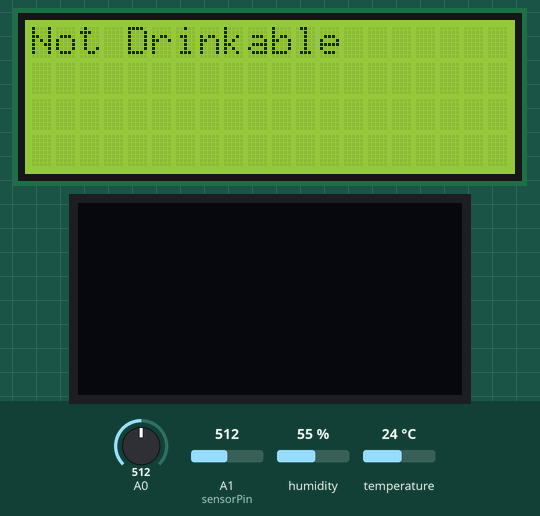
Simulated run of this sketch. Board: Arduino Uno, built with avr-gcc and run on an emulated ATmega328P. On the bench: 20×4 character LCD, 128×64 one-colour display. The inputs (shaded band) are chosen by the test bench; at power-on: A0 = 512, A1 (sensorPin) = 512, humidity 55 %, temperature 24 °C. What the sketch prints to the serial monitor is not drawn.

Above: at 1.6 s.

The sketch:

SensorLab_Mini-Project2024.ino.ino
```cpp
#include <Wire.h>
#include <Adafruit_GFX.h>
#include <Adafruit_SSD1306.h>
#include "DHT.h"
#include <LiquidCrystal_I2C.h>

LiquidCrystal_I2C lcd(0x27, 20, 4);  // Change the I2C address (0x27) if necessary

float calibration_value = 23.34;
int phval = 0;
unsigned long int avgval;
int buffer_arr[10], temp;

float ph_act;

#define SCREEN_WIDTH 128
#define SCREEN_HEIGHT 64
#define OLED_RESET -1

Adafruit_SSD1306 display(SCREEN_WIDTH, SCREEN_HEIGHT, &Wire, OLED_RESET);

unsigned long previousMillis = 0;
const long interval = 500L; // Interval in milliseconds

#define SERIAL Serial
#define sensorPin A1
#define DHTPIN 4
#define DHTTYPE DHT11

DHT dht(DHTPIN, DHTTYPE);
int sensorValue = 0;
float tdsValue = 0;
float Voltage = 0;

void setup() {
    SERIAL.begin(9600);
    previousMillis = millis();
    dht.begin();
    Wire.begin();
  lcd.init();                      // Initialize the LCD
  lcd.backlight();                 // Turn on the backlight
  Serial.begin(9600);
  display.begin(SSD1306_SWITCHCAPVCC, 0x3C);
  display.clearDisplay();
  display.setTextColor(WHITE);

  // Initialize previousMillis to the current time
  previousMillis = millis();
}

void loop() {
    sensorValue = analogRead(sensorPin);
    Voltage = sensorValue * 5.0 / 1024.0;
    tdsValue = (133.42 / Voltage * Voltage * Voltage - 255.86 * Voltage * Voltage + 857.39 * Voltage) * 0.5;

    float h = dht.readHumidity();
    float t = dht.readTemperature();
    float f = dht.readTemperature(true);
    float hif = dht.computeHeatIndex(f, h);
    float hic = dht.computeHeatIndex(t, h, false);

    unsigned long currentMillis = millis();

    if (currentMillis - previousMillis >= interval) {
        previousMillis = currentMillis;

        for (int i = 0; i < 10; i++) {
            buffer_arr[i] = analogRead(A0);
            delay(30);
        }

        for (int i = 0; i < 9; i++) {
            for (int j = i + 1; j < 10; j++) {
                if (buffer_arr[i] > buffer_arr[j]) {
                    temp = buffer_arr[i];
                    buffer_arr[i] = buffer_arr[j];
                    buffer_arr[j] = temp;
                }
            }
        }

        avgval = 0;
        for (int i = 2; i < 8; i++)
            avgval += buffer_arr[i];

        float volt = (float)avgval * 5.0 / 1024 / 6;

        ph_act = -5.70 * volt + calibration_value;

        delay(500);
        Serial.print("Voltage: ");
        Serial.println(volt);
        Serial.print("pH Value: ");
        Serial.println(ph_act);
        Serial.print("TDS Value = ");
        Serial.print(tdsValue);
        Serial.println(" ppm");
        Serial.print(F("Humidity: "));
        Serial.print(h);
        Serial.print(F("%  Temperature: "));
        Serial.print(t);
        Serial.print(F("°C "));
        Serial.print(f);
        Serial.print(F("°F  Heat index: "));
        Serial.print(hic);
        Serial.print(F("°C "));
        Serial.print(hif);
        Serial.println(F("°F"));
        Serial.println();

        // Check if pH is suitable for drinking water
        if (ph_act >= 6.5 && ph_act <= 7.5) {
            Serial.println("Water is suitable for drinking water.");
             lcd.setCursor(0, 0);
            lcd.print("Drinkable");
        } else {
            Serial.println("Water is not suitable for drinking.");
             lcd.setCursor(0, 0);
            lcd.print("Not Drinkable");
        }
        //unsigned long currentMillis = millis();
delay(2000);
    }
}
```
